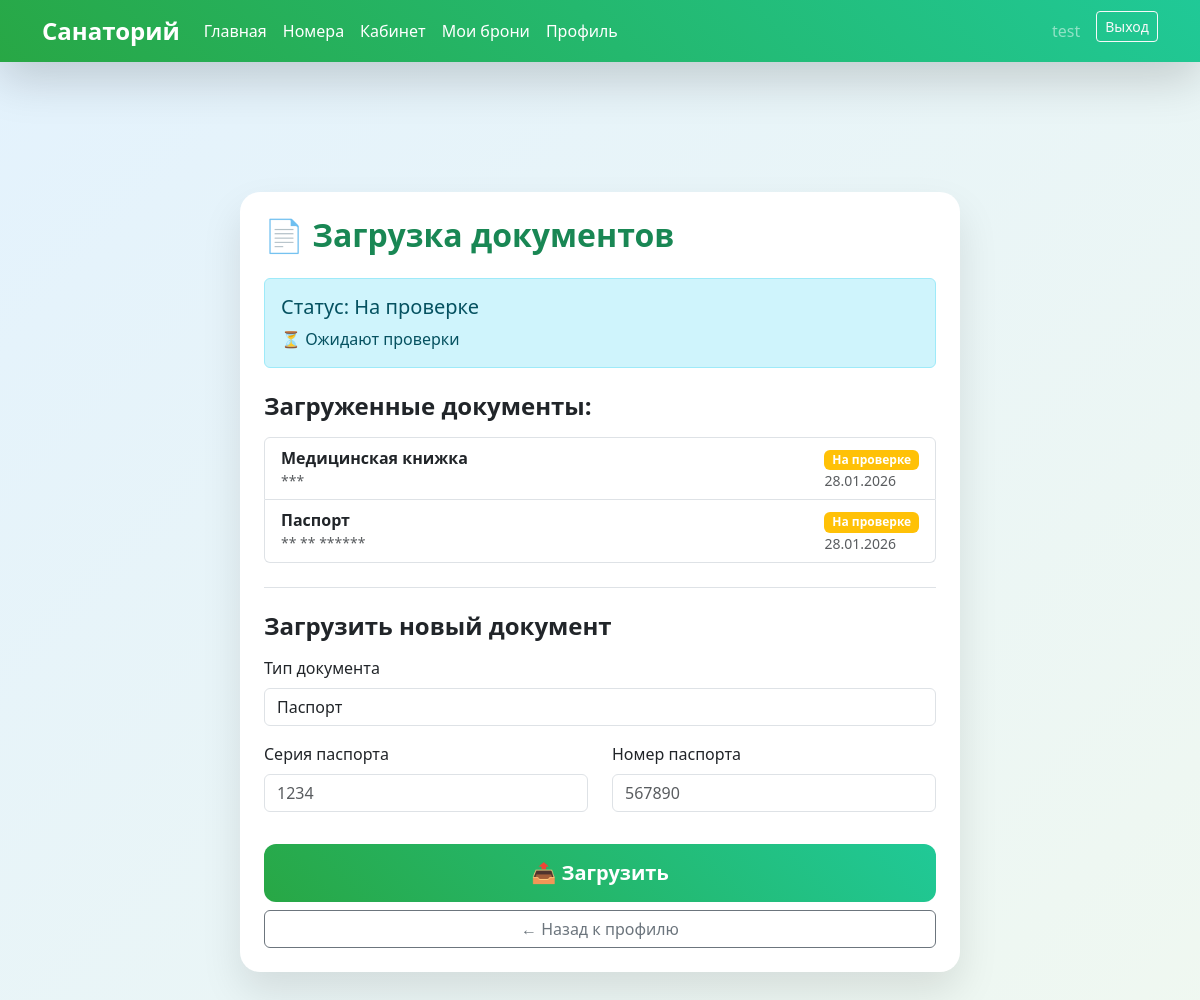
The app's page /accounts/profile/documents/ (signed in) with its own data.
### accounts/models.py (models this page shows, shortened)
class GuestProfile(models.Model):
    GENDER_CHOICES = [
        ('M', 'Мужской'),
        ('F', 'Женский'),
    ]
    BLOOD_TYPE_CHOICES = [
        ('O+', 'O(I) Rh+'),
        ('O-', 'O(I) Rh-'),
        ('A+', 'A(II) Rh+'),
        ('A-', 'A(II) Rh-'),
        ('B+', 'B(III) Rh+'),
        ('B-', 'B(III) Rh-'),
        ('AB+', 'AB(IV) Rh+'),
        ('AB-', 'AB(IV) Rh-'),
    ]
    DIET_CHOICES = [
        ('standard', 'Общий стол'),
        ('dietary', 'Диетическое'),
        ('vegetarian', 'Вегетарианское'),
        ('diabetic', 'Диабетическое'),
        ('salt_free', 'Бессолевое'),
        ('gluten_free', 'Безглютеновое'),
    ]
    user = models.OneToOneField(User, on_delete=models.CASCADE)
    first_name = models.CharField(max_length=30, verbose_name='Имя')
    last_name = models.CharField(max_length=30, verbose_name='Фамилия')
    middle_name = models.CharField(max_length=30, blank=True, verbose_name='Отчество')
    birth_date = models.DateField(null=True, blank=True, verbose_name='Дата рождения')
    gender = models.CharField(max_length=1, choices=GENDER_CHOICES, blank=True, verbose_name='Пол')
    phone = models.CharField(max_length=20, verbose_name='Телефон')
    email = models.EmailField(blank=True, verbose_name='Email')
    address = models.TextField(max_length=200, blank=True, verbose_name='Адрес проживания')
    blood_type = models.CharField(max_length=3, choices=BLOOD_TYPE_CHOICES, blank=True, verbose_name='Группа крови')
    chronic_diseases = models.TextField(max_length=500, blank=True, verbose_name='Хронические заболевания')
    allergies = models.TextField(max_length=500, blank=True, verbose_name='Аллергии')
    drug_intolerance = models.TextField(max_length=500, blank=True, verbose_name='Лекарственная непереносимость')
    contraindications = models.TextField(max_length=500, blank=True, verbose_name='Противопоказания к процедурам')
    preferred_diet = models.CharField(max_length=20, choices=DIET_CHOICES, default='standard',
                                      verbose_name='Предпочитаемое питание')
    special_requests = models.TextField(max_length=500, blank=True, verbose_name='Особые пожелания')
    need_transfer = models.BooleanField(default=False, verbose_name='Нужен трансфер')
    emergency_contact = models.CharField(max_length=100, blank=True, verbose_name='Контакт для экстренной связи')
    emergency_phone = models.CharField(max_length=20, blank=True, verbose_name='Телефон экстренной связи')
    created_at = models.DateTimeField(auto_now_add=True, verbose_name='Дата регистрации')
    updated_at = models.DateTimeField(auto_now=True, verbose_name='Дата обновления')
    is_profile_complete = models.BooleanField(default=False, verbose_name='Профиль заполнен')
    DOCUMENT_STATUS = [
        ('not_uploaded', 'Не загружены'),
        ('pending', 'На проверке'),
        ('verified', 'Проверены'),
        ('rejected', 'Отклонены'),
    ]
    document_status = models.CharField(
        max_length=20,
        choices=DOCUMENT_STATUS,
        default='not_uploaded',
        verbose_name='Статус документов'
    )
    document_verified_at = models.DateTimeField(null=True, blank=True, verbose_name='Дата проверки')
    document_verified_by = models.ForeignKey(
        User,
        null=True,
        blank=True,
        on_delete=models.SET_NULL,
        related_name='verified_profiles',
        verbose_name='Кем проверены'
    )
    passport_masked = models.CharField(max_length=20, blank=True, verbose_name='Паспорт (маскированный)')
    snils_masked = models.CharField(max_length=20, blank=True, verbose_name='СНИЛС (маскированный)')
    created_at = models.DateTimeField(auto_now_add=True, verbose_name='Дата регистрации')
    updated_at = models.DateTimeField(auto_now=True, verbose_name='Дата обновления')
    is_profile_complete = models.BooleanField(default=False, verbose_name='Профиль заполнен')
    class Meta:
        verbose_name = 'Профиль пациента'
        verbose_name_plural = 'Профили пациентов'
        permissions = [
            ('can_view_sensitive_data', 'Может просматривать чувствительные данные'),
            ('can_verify_documents', 'Может проверять документы'),
        ]

class EncryptedDocument(models.Model):
    DOCUMENT_TYPES = [
        ('passport', 'Паспорт'),
        ('snils', 'СНИЛС'),
        ('oms', 'Полис ОМС'),
        ('medical', 'Медицинская книжка'),
        ('other', 'Другое'),
    ]
    profile = models.ForeignKey('GuestProfile', on_delete=models.CASCADE, related_name='documents')
    document_type = models.CharField(max_length=20, choices=DOCUMENT_TYPES)
    encrypted_data = models.TextField(verbose_name='Зашифрованные данные', blank=True)
    uploaded_at = models.DateTimeField(auto_now_add=True, verbose_name='Дата загрузки')
    uploaded_by = models.ForeignKey(User, on_delete=models.SET_NULL, null=True,
                                    related_name='uploaded_document_files',  # ИЗМЕНЕНО
                                    verbose_name='Загружено')
    verified = models.BooleanField(default=False, verbose_name='Проверено')
    verified_at = models.DateTimeField(null=True, blank=True, verbose_name='Дата проверки')
    verified_by = models.ForeignKey(User, on_delete=models.SET_NULL, null=True,
                                    related_name='verified_document_files',  # ИЗМЕНЕНО
                                    verbose_name='Кем проверен')
    class Meta:
        verbose_name = 'Зашифрованный документ'
        verbose_name_plural = 'Зашифрованные документы'
        ordering = ['-uploaded_at']
    def get_masked_display(self):
        if self.document_type == 'passport':
            return "** ** ******"
        elif self.document_type == 'snils':
            return "***-***-*** **"
        return "***"

### accounts/views_documents.py (the view)
# urls.py: path('profile/documents/', upload_documents, name='upload_documents'),
@login_required
def upload_documents(request):
    profile, created = GuestProfile.objects.get_or_create(user=request.user)
    if request.method == 'POST':
        form = DocumentUploadForm(request.POST)
        if form.is_valid():
            try:
                document_type = form.cleaned_data['document_type']
                document = EncryptedDocument.objects.create(
                    profile=profile,
                    document_type=document_type,
                    uploaded_by=request.user
                )
                profile.document_status = 'pending'
                profile.save()
                messages.success(request, f'Документ "{document.get_document_type_display()}" загружен на проверку!')
                return redirect('profile')
            except Exception as e:
                messages.error(request, f'Ошибка: {str(e)}')
    else:
        form = DocumentUploadForm()
    documents = profile.documents.all()
    return render(request, 'documents/upload.html', {
        'form': form,
        'profile': profile,
        'documents': documents,
    })

### accounts/forms_documents.py (shortened to what this page needs)
class DocumentUploadForm(forms.Form):
    DOCUMENT_TYPES = [
        ('passport', 'Паспорт'),
        ('snils', 'СНИЛС'),
        ('oms', 'Полис ОМС'),
        ('medical', 'Медицинская книжка'),
    ]
    document_type = forms.ChoiceField(
        choices=DOCUMENT_TYPES,
        label='Тип документа',
        widget=forms.Select(attrs={'class': 'form-control'})
    )
    passport_series = forms.CharField(
        max_length=4,
        required=False,
        label='Серия паспорта',
        widget=forms.TextInput(attrs={
            'class': 'form-control',
            'placeholder': '1234'
        })
    )
    passport_number = forms.CharField(
        max_length=6,
        required=False,
        label='Номер паспорта',
        widget=forms.TextInput(attrs={
            'class': 'form-control',
            'placeholder': '567890'
        })
    )
    snils_number = forms.CharField(
        max_length=14,
        required=False,
        label='СНИЛС',
        widget=forms.TextInput(attrs={
            'class': 'form-control',
            'placeholder': '123-456-789 00'
        })
    )

### templates/documents/upload.html (shortened to what this page needs)
{% extends 'base.html' %}
{% block content %}
<div class="container py-5">
    <div class="row">
        <div class="col-lg-8 mx-auto">
            <div class="form-card p-4">
                <h2 class="fw-bold text-success mb-4">📄 Загрузка документов</h2>
                <div class="alert alert-info mb-4">
                    <h5>Статус: {{ profile.get_document_status_display }}</h5>
                    {% if profile.document_status == 'verified' %}
                        <p class="mb-0">✅ Документы проверены</p>
                    {% elif profile.document_status == 'pending' %}
                        <p class="mb-0">⏳ Ожидают проверки</p>
                    {% endif %}
                </div>
                {% if documents %}
                <div class="mb-4">
                    <h4 class="fw-bold mb-3">Загруженные документы:</h4>
                    <div class="list-group">
                        {% for doc in documents %}
                        <div class="list-group-item">
                            <div class="d-flex justify-content-between align-items-center">
                                <div>
                                    <strong>{{ doc.get_document_type_display }}</strong>
                                    <small class="text-muted d-block">{{ doc.get_masked_display }}</small>
                                </div>
                                <div>
                                    {% if doc.verified %}
                                    <span class="badge bg-success">Проверен</span>
                                    {% else %}
                                    <span class="badge bg-warning">На проверке</span>
                                    {% endif %}
                                    <small class="text-muted d-block">{{ doc.uploaded_at|date:"d.m.Y" }}</small>
                                </div>
                            </div>
                        </div>
                        {% endfor %}
                    </div>
                </div>
                {% endif %}
                <div class="border-top pt-4">
                    <h4 class="fw-bold mb-3">Загрузить новый документ</h4>
                    <form method="post">
                        <div class="mb-3">
                            <label class="form-label">{{ form.document_type.label }}</label>
                            {{ form.document_type }}
                        </div>
                        <div id="passport-fields" class="mb-3" style="display: none;">
                            <div class="row">
                                <div class="col-md-6 mb-3">
                                    <label class="form-label">{{ form.passport_series.label }}</label>
                                    {{ form.passport_series }}
                                </div>
                                <div class="col-md-6 mb-3">
                                    <label class="form-label">{{ form.passport_number.label }}</label>
                                    {{ form.passport_number }}
                                </div>
                            </div>
                        </div>
                        <div class="d-grid gap-2">
                            <button type="submit" class="btn btn-custom btn-lg text-white">
                                📤 Загрузить
                            </button>
                            <a href="{% url 'profile' %}" class="btn btn-outline-secondary">
                                ← Назад к профилю
                            </a>
                        </div>
                    </form>
                </div>
            </div>
        </div>
    </div>
</div>
{% endblock %}

### templates/base.html (shortened to what this page needs)
<!DOCTYPE html>
<html lang="ru">
<head>
    <link href="https://cdn.jsdelivr.net/npm/bootstrap@5.3.3/dist/css/bootstrap.min.css" rel="stylesheet">
    <link rel="stylesheet" href="https://cdn.jsdelivr.net/npm/bootstrap-icons@1.10.0/font/bootstrap-icons.css">
</head>
<body class="py-5">
    <nav class="navbar navbar-expand-lg navbar-custom fixed-top shadow-lg">
        <div class="container">
            <a class="navbar-brand fw-bold text-white fs-4" href="{% url 'home' %}">Санаторий</a>
            <div class="collapse navbar-collapse" id="navbarMain">
<ul class="navbar-nav me-auto">
    <li class="nav-item">
        <a class="nav-link text-white {% if request.path == '/' %}active{% endif %}"
           href="{% url 'home' %}">Главная</a>
    </li>
    <li class="nav-item">
        <a class="nav-link text-white {% if 'rooms' in request.path %}active{% endif %}"
           href="{% url 'rooms' %}">Номера</a>
    </li>
    {% if user.is_authenticated %}
        {% if user.is_staff %}
            <li class="nav-item">
                <a class="nav-link text-white {% if 'admin' in request.path %}active{% endif %}"
                   href="{% url 'admin_dashboard' %}">Админ панель</a>
            </li>
            <li class="nav-item">
                <a class="nav-link text-white {% if 'admin/bookings' in request.path %}active{% endif %}"
                   href="{% url 'admin_booking_list' %}">Бронирования</a>
            </li>
        {% else %}
            <li class="nav-item">
                <a class="nav-link text-white {% if 'dashboard' in request.path %}active{% endif %}"
                   href="{% url 'user_dashboard' %}">Кабинет</a>
            </li>
            <li class="nav-item">
                <a class="nav-link text-white {% if 'booking' in request.path %}active{% endif %}"
                   href="{% url 'user_booking_list' %}">Мои брони</a>
            </li>
            <li class="nav-item">
                <a class="nav-link text-white {% if 'profile' in request.path %}active{% endif %}"
                   href="{% url 'profile' %}">Профиль</a>
            </li>
        {% endif %}
    {% endif %}
</ul>
                <div class="navbar-nav ms-auto">
                    {% if user.is_authenticated %}
                    <span class="navbar-text text-white-50 me-3">{{ user.username }}</span>
                    <form method="post" action="{% url 'logout' %}" class="d-inline">
                        <button class="btn btn-outline-light btn-sm">Выход</button>
                    </form>
                    {% else %}
                    <a href="{% url 'login' %}" class="btn btn-outline-light btn-sm me-2">Вход</a>
                    <a href="{% url 'signup' %}" class="btn btn-light btn-sm">Регистрация</a>
                    {% endif %}
                </div>
            </div>
        </div>
    </nav>
    <main class="container py-5 mt-5">
        {% block content %}{% endblock %}
    </main>
</body>
</html>

### templates/base.html (style rules this page uses)
body { background: linear-gradient(135deg, #e3f2fd 0%, #f0f8f0 100%); min-height: 100vh; font-family: 'Segoe UI', Tahoma, sans-serif; }
.form-card { background: white; border-radius: 20px; box-shadow: 0 20px 40px rgba(0,0,0,0.1); border: none; margin: auto; }
.btn-custom { background: linear-gradient(45deg, #28a745, #20c997); border: none; border-radius: 12px; padding: 14px; font-weight: 600; transition: all 0.3s; }
.navbar-custom { background: linear-gradient(45deg, #28a745, #20c997) !important; }

### records on screen
GuestProfile: document_status "На проверке"
EncryptedDocument: document_type "Медицинская книжка", masked "***", verified "На проверке", uploaded_at "28.01.2026"
EncryptedDocument: document_type "Паспорт", masked "** ** ******", verified "На проверке", uploaded_at "28.01.2026"

### other values on screen
{{ user.username }} "test"
